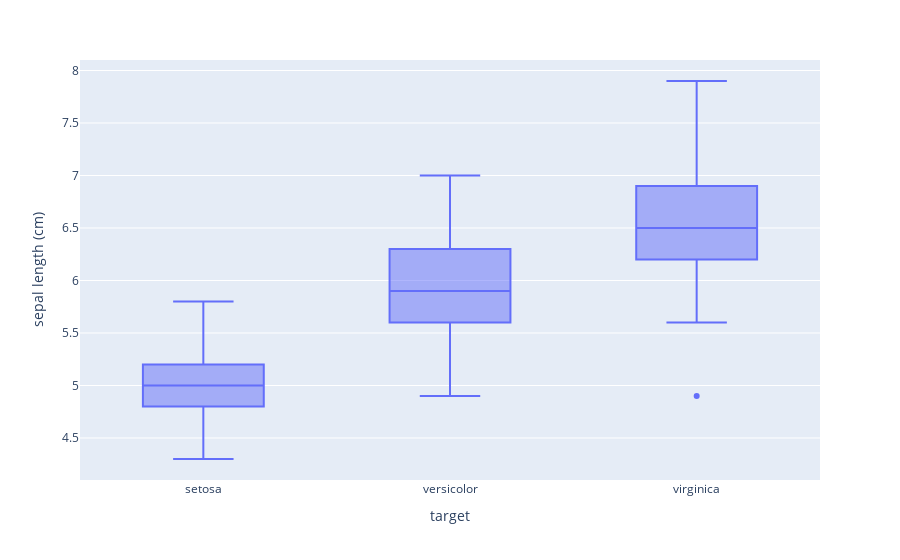

Notebook code for this chart:
### Code cell
# make pox plot

px.box(df, x="target", y="sepal length (cm)")

### Figure 1 — Plotly figure (JSON) as saved in the notebook; plotly's stock layout.template omitted (floating-point values rounded to 4 significant figures; data arrays with more than 128 entries replaced by an {"elided": "..."} marker saying what was removed)
{"data": [{"alignmentgroup": "True", "hovertemplate": "target=%{x}<br>sepal length (cm)=%{y}<extra></extra>", "legendgroup": "", "marker": {"color": "#636efa"}, "name": "", "notched": false, "offsetgroup": "", "orientation": "v", "showlegend": false, "type": "box", "x": {"elided": "150 str values"}, "x0": " ", "xaxis": "x", "y": {"elided": "150 float values"}, "y0": " ", "yaxis": "y"}], "layout": {"boxmode": "group", "legend": {"tracegroupgap": 0}, "margin": {"t": 60}, "xaxis": {"anchor": "y", "domain": [0, 1], "title": {"text": "target"}}, "yaxis": {"anchor": "x", "domain": [0, 1], "title": {"text": "sepal length (cm)"}}}}
